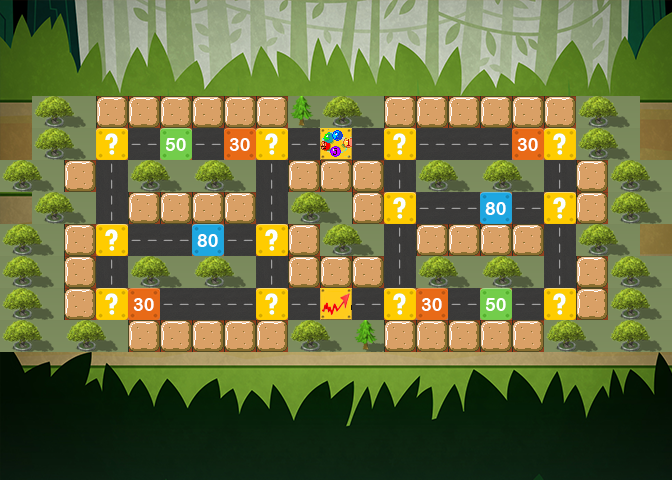

A 2D game scene composited from a Tiled map and its tileset images. What follows is a short description and the map's XML, with each tile layer's data collapsed to a summary:
An orthogonal 21x15 tile map with 32x32 px tiles, 3 tile layers (ground, way, land).

<map version="1.0" orientation="orthogonal" width="21" height="15" tilewidth="32" tileheight="32">
 <tileset firstgid="1" name="map_3" tilewidth="32" tileheight="32">
  <image source="map3_tile.png" width="700" height="525" />
 </tileset>
 <layer name="ground" width="21" height="15">
  <data>[315 cells, 315 non-empty, 256 distinct tile ids]</data>
 </layer>
 <layer name="way" width="21" height="15">
  <data>[315 cells, 54 non-empty, 8 distinct tile ids]</data>
 </layer>
 <layer name="land" width="21" height="15">
  <data>[315 cells, 46 non-empty, 1 distinct tile ids]</data>
 </layer>
</map>